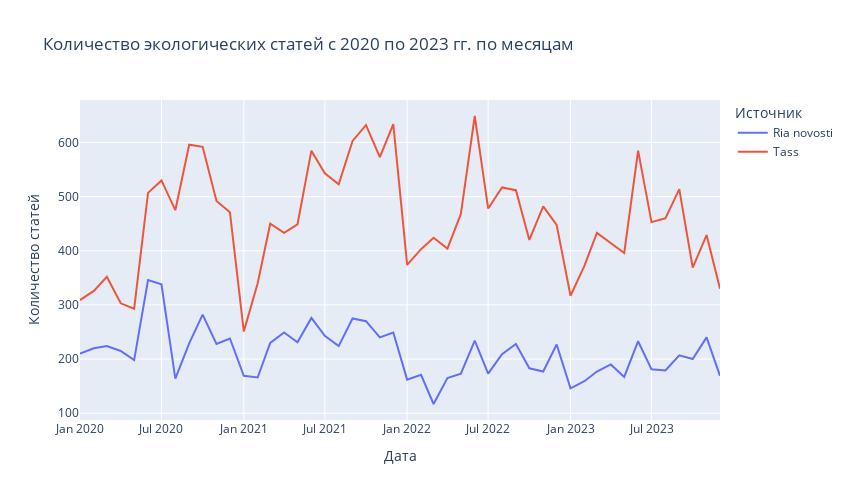

This figure's notebook cell:
### Code cell
# Filtered dates
ria_dates_filtered = ria_df.normal_dates
tass_dates_filtered = tass_df.normal_dates

# Compute the sum of articles for each month
ria_articles_by_month = ria_dates_filtered.groupby(ria_dates_filtered.dt.to_period('M')).size()
tass_articles_by_month = tass_dates_filtered.groupby(tass_dates_filtered.dt.to_period('M')).size()

# Create traces
fig = go.Figure()
fig.add_trace(go.Scatter(x=ria_articles_by_month.index.to_timestamp(), y=ria_articles_by_month.values, mode='lines', name="Ria novosti"))
fig.add_trace(go.Scatter(x=tass_articles_by_month.index.to_timestamp(), y=tass_articles_by_month.values, mode='lines', name="Tass"))

# Update layout
fig.update_layout(title="Количество экологических статей с 2020 по 2023 гг. по месяцам",
                  xaxis_title="Дата",
                  yaxis_title="Количество статей",
                  legend_title="Источник",
                  height=500, width=850,
                  showlegend=True)

fig.show()

### Figure 1 — Plotly figure (JSON) as saved in the notebook; plotly's stock layout.template omitted (floating-point values rounded to 4 significant figures)
{"data": [{"mode": "lines", "name": "Ria novosti", "type": "scatter", "x": ["2020-01-01T00:00:00", "2020-02-01T00:00:00", "2020-03-01T00:00:00", "2020-04-01T00:00:00", "2020-05-01T00:00:00", "2020-06-01T00:00:00", "2020-07-01T00:00:00", "2020-08-01T00:00:00", "2020-09-01T00:00:00", "2020-10-01T00:00:00", "2020-11-01T00:00:00", "2020-12-01T00:00:00", "2021-01-01T00:00:00", "2021-02-01T00:00:00", "2021-03-01T00:00:00", "2021-04-01T00:00:00", "2021-05-01T00:00:00", "2021-06-01T00:00:00", "2021-07-01T00:00:00", "2021-08-01T00:00:00", "2021-09-01T00:00:00", "2021-10-01T00:00:00", "2021-11-01T00:00:00", "2021-12-01T00:00:00", "2022-01-01T00:00:00", "2022-02-01T00:00:00", "2022-03-01T00:00:00", "2022-04-01T00:00:00", "2022-05-01T00:00:00", "2022-06-01T00:00:00", "2022-07-01T00:00:00", "2022-08-01T00:00:00", "2022-09-01T00:00:00", "2022-10-01T00:00:00", "2022-11-01T00:00:00", "2022-12-01T00:00:00", "2023-01-01T00:00:00", "2023-02-01T00:00:00", "2023-03-01T00:00:00", "2023-04-01T00:00:00", "2023-05-01T00:00:00", "2023-06-01T00:00:00", "2023-07-01T00:00:00", "2023-08-01T00:00:00", "2023-09-01T00:00:00", "2023-10-01T00:00:00", "2023-11-01T00:00:00", "2023-12-01T00:00:00"], "y": [210, 220, 224, 215, 198, 346, 338, 164, 229, 282, 228, 238, 169, 166, 230, 249, 231, 276, 243, 224, 275, 270, 240, 249, 162, 171, 117, 165, 173, 234, 173, 209, 228, 183, 177, 227, 146, 159, 177, 190, 167, 233, 181, 179, 207, 200, 240, 169]}, {"mode": "lines", "name": "Tass", "type": "scatter", "x": ["2020-01-01T00:00:00", "2020-02-01T00:00:00", "2020-03-01T00:00:00", "2020-04-01T00:00:00", "2020-05-01T00:00:00", "2020-06-01T00:00:00", "2020-07-01T00:00:00", "2020-08-01T00:00:00", "2020-09-01T00:00:00", "2020-10-01T00:00:00", "2020-11-01T00:00:00", "2020-12-01T00:00:00", "2021-01-01T00:00:00", "2021-02-01T00:00:00", "2021-03-01T00:00:00", "2021-04-01T00:00:00", "2021-05-01T00:00:00", "2021-06-01T00:00:00", "2021-07-01T00:00:00", "2021-08-01T00:00:00", "2021-09-01T00:00:00", "2021-10-01T00:00:00", "2021-11-01T00:00:00", "2021-12-01T00:00:00", "2022-01-01T00:00:00", "2022-02-01T00:00:00", "2022-03-01T00:00:00", "2022-04-01T00:00:00", "2022-05-01T00:00:00", "2022-06-01T00:00:00", "2022-07-01T00:00:00", "2022-08-01T00:00:00", "2022-09-01T00:00:00", "2022-10-01T00:00:00", "2022-11-01T00:00:00", "2022-12-01T00:00:00", "2023-01-01T00:00:00", "2023-02-01T00:00:00", "2023-03-01T00:00:00", "2023-04-01T00:00:00", "2023-05-01T00:00:00", "2023-06-01T00:00:00", "2023-07-01T00:00:00", "2023-08-01T00:00:00", "2023-09-01T00:00:00", "2023-10-01T00:00:00", "2023-11-01T00:00:00", "2023-12-01T00:00:00"], "y": [309, 326, 352, 303, 293, 507, 530, 475, 596, 592, 492, 471, 251, 340, 450, 433, 449, 585, 543, 523, 603, 632, 573, 634, 374, 403, 424, 404, 468, 649, 478, 517, 512, 420, 482, 448, 317, 372, 433, 415, 396, 585, 453, 460, 514, 369, 429, 330]}], "layout": {"height": 500, "legend": {"title": {"text": "Источник"}}, "showlegend": true, "title": {"text": "Количество экологических статей с 2020 по 2023 гг. по месяцам"}, "width": 850, "xaxis": {"title": {"text": "Дата"}}, "yaxis": {"title": {"text": "Количество статей"}}}}
